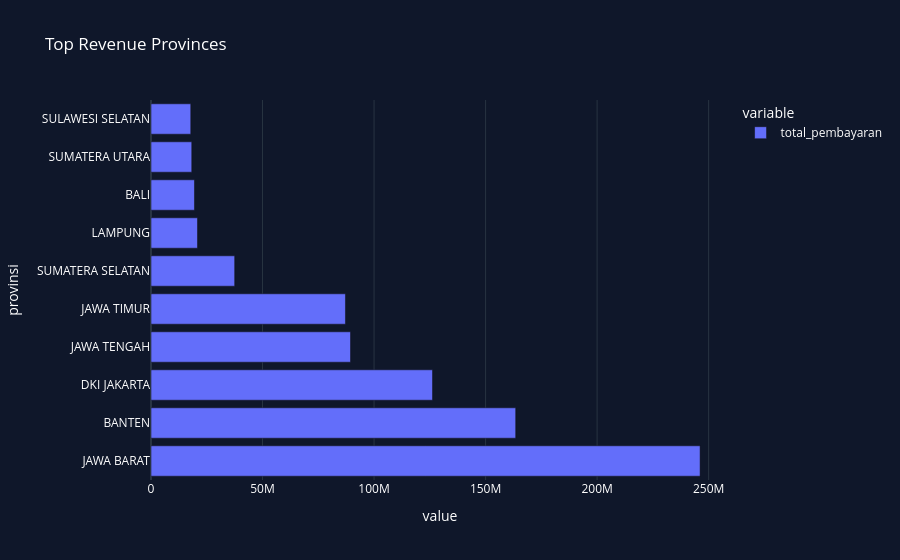

Here is the notebook cell this chart was saved with:
### Markdown cell above
VISUAL

### Code cell
fig = px.bar(
    top_province,
    orientation='h',
    title='Top Revenue Provinces',
    template='plotly_dark'
)

fig.update_layout(
    paper_bgcolor='#0F172A',
    plot_bgcolor='#0F172A',
    font_color='white'
)

fig.show()

### Figure 1 — Plotly figure (JSON) as saved in the notebook; plotly's stock layout.template omitted (floating-point values rounded to 4 significant figures)
{"data": [{"hovertemplate": "variable=total_pembayaran<br>value=%{x}<br>provinsi=%{y}<extra></extra>", "legendgroup": "total_pembayaran", "marker": {"color": "#636efa", "pattern": {"shape": ""}}, "name": "total_pembayaran", "orientation": "h", "showlegend": true, "textposition": "auto", "type": "bar", "x": [246171790, 163504752, 126220126, 89453148, 87188376, 37519499, 20855908, 19495708, 18274721, 17825789], "xaxis": "x", "y": ["JAWA BARAT", "BANTEN", "DKI JAKARTA", "JAWA TENGAH", "JAWA TIMUR", "SUMATERA SELATAN", "LAMPUNG", "BALI", "SUMATERA UTARA", "SULAWESI SELATAN"], "yaxis": "y"}], "layout": {"barmode": "relative", "font": {"color": "white"}, "legend": {"title": {"text": "variable"}, "tracegroupgap": 0}, "paper_bgcolor": "#0F172A", "plot_bgcolor": "#0F172A", "title": {"text": "Top Revenue Provinces"}, "xaxis": {"anchor": "y", "domain": [0, 1], "title": {"text": "value"}}, "yaxis": {"anchor": "x", "domain": [0, 1], "title": {"text": "provinsi"}}}}
